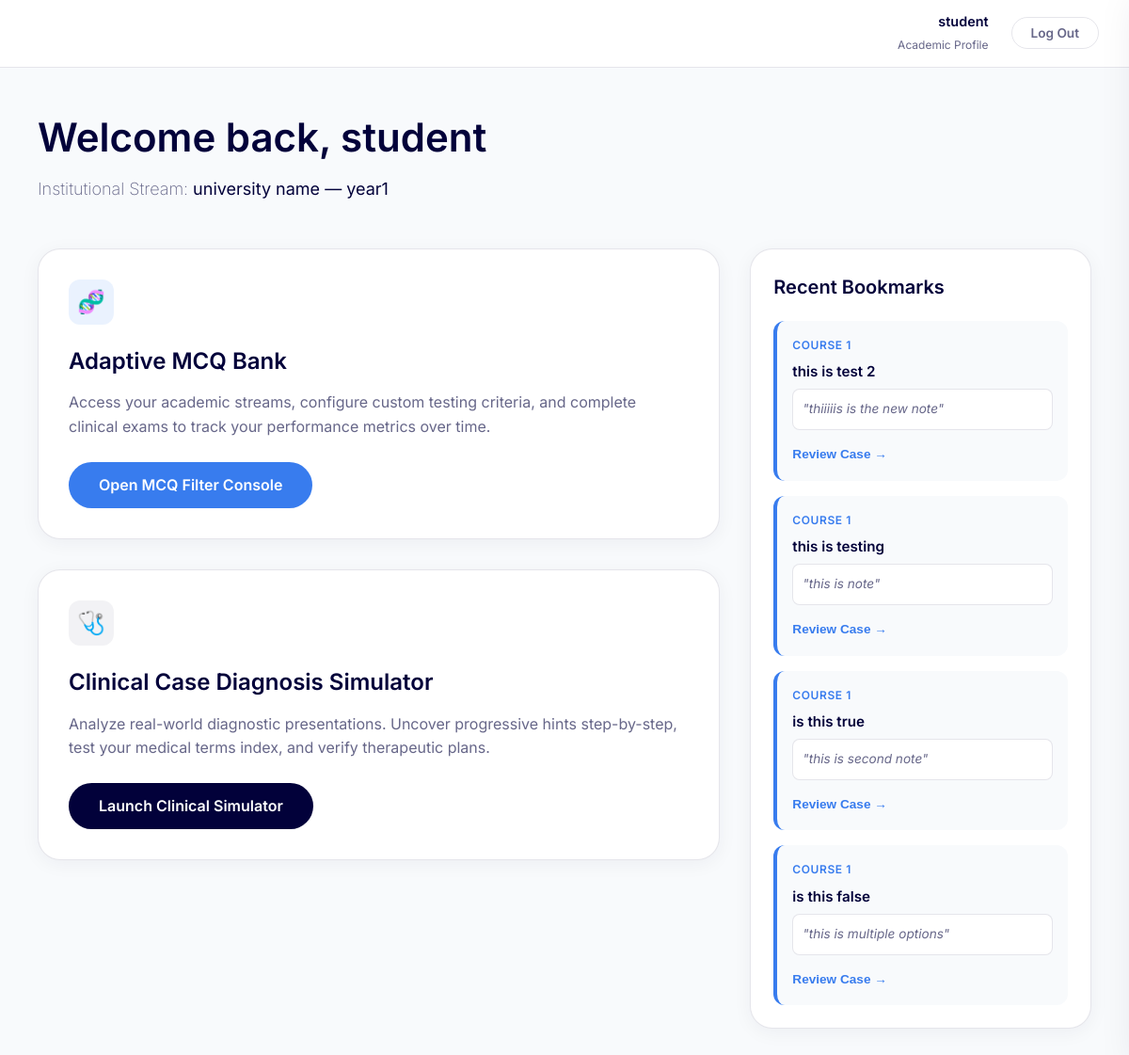
/quiz/ (signed in), run on the app's committed database.
### quiz/models.py (models this page shows, shortened)
class University(models.Model):
    name = models.CharField(
        max_length=150,
        unique=True,
        verbose_name="University Name",
        help_text="Full official name of the university or training hospital."
    )
    class Meta:
        verbose_name = "University"
        verbose_name_plural = "1. Universities"
        ordering = ["name"]

class AcademicYear(models.Model):
    name = models.CharField(
        max_length=50,
        unique=True,
        verbose_name="Academic Year Name",
        help_text="e.g., 'Year 1', 'Year 2', 'Year 3 Prep'."
    )
    class Meta:
        verbose_name = "Academic Year"
        verbose_name_plural = "2. Academic Years"
        ordering = ["name"]

class SavedNote(models.Model):
    user = models.ForeignKey(User, on_delete=models.CASCADE, related_name="saved_notes")
    question = models.ForeignKey(Question, on_delete=models.CASCADE)
    student_note = models.TextField(blank=True, null=True)
    saved_at = models.DateTimeField(auto_now_add=True)
    class Meta:
        verbose_name = "Saved Bookmark"
        verbose_name_plural = "6. Saved Bookmarks"

class Question(models.Model):
    university = models.ForeignKey(University, on_delete=models.CASCADE, related_name="questions")
    academic_year = models.ForeignKey(AcademicYear, on_delete=models.CASCADE, related_name="questions", null=True, blank=True)
    course = models.ForeignKey(Course, on_delete=models.CASCADE, related_name="questions")
    module = models.ForeignKey(Module, on_delete=models.CASCADE, related_name="questions")
    lecture = models.CharField(max_length=200, verbose_name="Lecture Reference Title", db_index=True)
    question_text = models.TextField(verbose_name="Question (English)")
    question_text_fr = models.TextField(blank=True, null=True, verbose_name="Question (French)")
    correct_option = models.CharField(
        max_length=20,
        verbose_name="Correct Option(s)",
        help_text=(
            "Use letters or numbers, separated by commas — case-insensitive. "
            "Examples: 'A', 'a', 'A,C', 'a,c', '1', '1,3'. "
            "A/1 = first option, B/2 = second, C/3 = third, and so on."
        )
    )
    explanation = models.TextField(blank=True, null=True, verbose_name="Explanation (English)")
    explanation_fr = models.TextField(blank=True, null=True, verbose_name="Explanation (French)")
    class Meta:
        verbose_name = "MCQ Question"
        verbose_name_plural = "5. MCQ Questions"

class Course(models.Model):
    university = models.ForeignKey(University, on_delete=models.CASCADE, related_name="courses")
    academic_year = models.ForeignKey(AcademicYear, on_delete=models.CASCADE, related_name="courses", null=True, blank=True)
    name = models.CharField(max_length=150, verbose_name="Course Name")
    class Meta:
        verbose_name = "Course"
        verbose_name_plural = "3. Courses"

### quiz/views.py (the view)
# urls.py: path("", views.dashboard_view, name="dashboard"),
@login_required
def dashboard_view(request):
    try:
        profile = request.user.profile
        user_university = profile.university
        user_year = profile.allowed_year
    except AttributeError:
        return render(request, "quiz/error.html", {"message": "No student profile configuration linked to your profile."})
    saved_bookmarks = (
        SavedNote.objects
        .filter(user=request.user)
        .select_related('question', 'question__course', 'question__module')
        .order_by('-saved_at')[:5]
    )
    context = {
        "profile": profile,
        "user_university": user_university,
        "user_year": user_year,
        "saved_bookmarks": saved_bookmarks,
    }
    return render(request, "quiz/dashboard.html", context)

### quiz/templates/quiz/dashboard.html (shortened to what this page needs)
{% extends "base.html" %}
{% block content %}
<div class="dashboard-container">
  <div style="margin-bottom: 48px;">
    <h1 class="weight-semibold" style="font-size: 42px; margin-bottom: 8px; color: var(--dark-navy);">
      Welcome back, {{ user.first_name|default:user.username }}
    </h1>
    <p class="weight-extralight" style="font-size: 18px; color: var(--text-muted);">
      Institutional Stream: <span class="weight-regular" style="color: var(--dark-navy);">{{ user_university.name }} — {{ user_year.name }}</span>
    </p>
  </div>
  <div style="display: grid; grid-template-columns: 2fr 1fr; gap: 32px; align-items: start;">
    <div style="display: flex; flex-direction: column; gap: 32px;">
      <div class="card-custom">
        <div class="icon-box" style="background: var(--blue-light); color: var(--primary-blue);">🧬</div>
        <h2 class="weight-semibold" style="font-size: 24px; margin: 0 0 12px 0;">Adaptive MCQ Bank</h2>
        <p class="weight-regular" style="color: var(--text-muted); margin: 0 0 24px 0; font-size: 1rem; line-height: 1.6;">
          Access your academic streams, configure custom testing criteria, and complete clinical exams to track your performance metrics over time.
        </p>
        <a href="{% url 'quiz:quiz_config' %}" class="btn-primary-custom">
          Open MCQ Filter Console
        </a>
      </div>
      <div class="card-custom">
        <div class="icon-box" style="background: rgba(2, 1, 58, 0.05); color: var(--dark-navy);">🩺</div>
        <h2 class="weight-semibold" style="font-size: 24px; margin: 0 0 12px 0;">Clinical Case Diagnosis Simulator</h2>
        <p class="weight-regular" style="color: var(--text-muted); margin: 0 0 24px 0; font-size: 1rem; line-height: 1.6;">
          Analyze real-world diagnostic presentations. Uncover progressive hints step-by-step, test your medical terms index, and verify therapeutic plans.
        </p>
        <a href="{% url 'quiz:diagnosis_simulator' %}" class="btn-primary-custom" style="background-color: var(--dark-navy);">
          Launch Clinical Simulator
        </a>
      </div>
    </div>
    <div style="display: flex; flex-direction: column; gap: 32px;">
      <div class="card-custom" style="padding: 24px;">
        <h3 class="weight-semibold" style="font-size: 20px; margin-bottom: 20px; color: var(--dark-navy);">Recent Bookmarks</h3>
        {% if saved_bookmarks %}
          <div style="display: flex; flex-direction: column; gap: 16px;">
            {% for bookmark in saved_bookmarks %}
              <div style="background: var(--bg-light); border-left: 4px solid var(--primary-blue); padding: 16px; border-radius: 12px;">
                <span class="badge-category">
                  {{ bookmark.question.course.name }}
                </span>
                <p class="weight-semibold" style="font-size: 0.95rem; color: var(--dark-navy); margin-bottom: 8px; line-height: 1.4;">
                  {{ bookmark.question.question_text|truncatechars:60 }}
                </p>
                <p class="weight-regular" style="font-size: 0.85rem; color: var(--text-muted); background: var(--white); border: 1px solid var(--border-color); padding: 10px; border-radius: 8px; margin-bottom: 12px; font-style: italic;">
                  "{{ bookmark.student_note|default:'No notes added.' }}"
                </p>
                <button type="button"
                        onclick="openReviewSidebar('{{ bookmark.question.question_text|escapejs }}', '{{ bookmark.question.option_a|escapejs }}', '{{ bookmark.question.option_b|escapejs }}', '{{ bookmark.question.option_c|escapejs }}', '{{ bookmark.question.option_d|escapejs }}', '{{ bookmark.question.correct_option|escapejs }}', '{{ bookmark.question.explanation|escapejs }}', '{{ bookmark.student_note|escapejs }}')"
                        style="background: transparent; border:none; padding: 0; font-size: 0.85rem; font-weight: 600; color: var(--primary-blue); cursor: pointer; display: inline-flex; align-items: center; gap: 6px;">
                  Review Case &rarr;
                </button>
              </div>
            {% endfor %}
          </div>
        {% else %}
          <p class="weight-regular" style="font-size: 0.9rem; color: var(--text-muted); text-align: center; padding: 40px 0;">
            Your saved bookmarks will appear here.
          </p>
        {% endif %}
      </div>
    </div>
  </div>
</div>
{% endblock %}

### quiz/templates/base.html (shortened to what this page needs)
<!DOCTYPE html>
<html lang="en">
<head>
</head>
<body>
  {% if user.is_authenticated %}
  <nav class="navbar">
    <div class="navbar-inner">
      <a href="{% url 'quiz:dashboard' %}" class="nav-logo-link">
        <img src="https://www.image2url.com/r2/default/images/1780838058428-1cc339d4-b537-4b1d-aa0a-5295455779f4.png"
             alt="Vitalia MedQuiz"
             style="height: 160px; width: auto; display: block; object-fit: contain; margin-left: -20px; margin-top: 15px;">
      </a>
      <div style="display: flex; align-items: center; gap: 24px;">
        <div style="text-align: right;">
          <span class="weight-semibold" style="font-size: 0.9rem; display: block; color: var(--dark-navy);">{{ user.username }}</span>
          <span class="weight-regular" style="font-size: 0.75rem; color: var(--text-muted);">Academic Profile</span>
        </div>
        <form action="{% url 'quiz:logout' %}" method="post" style="display: inline;">
          <button type="submit" class="btn btn-logout">Log Out</button>
        </form>
      </div>
    </div>
  </nav>
  {% endif %}
  {% block content %}{% endblock %}
</body>
</html>

### quiz/templates/base.html (style rules this page uses)
:root { --primary-blue: #387CEE; --dark-navy: #02013A; --bg-light: #F8FAFC; --white: #FFFFFF; --text-main: var(--dark-navy); --text-muted: rgba(2, 1, 58, 0.6); --blue-light: rgba(56, 124, 238, 0.1); --border-color: rgba(2, 1, 58, 0.1); --font-family: 'PP Mori', 'Inter', -apple-system, BlinkMacSystemFont, "Segoe UI", Roboto, sans-serif; --r-sm: 8px; --r-md: 12px; --r-lg: 24px; --r-pill: 100px; --shadow-card: 0 4px 20px rgba(2, 1, 58, 0.05); --shadow-btn: 0 8px 24px rgba(56, 124, 238, 0.2); }
*, *::before, *::after { box-sizing: border-box; margin: 0; padding: 0; }
body { font-family: var(--font-family); font-size: 16px; color: var(--text-main); background: var(--bg-light); line-height: 1.6; -webkit-font-smoothing: antialiased; }
.navbar { background: var(--white); border-bottom: 1px solid var(--border-color); position: sticky; top: 0; z-index: 1000; height: 72px; display: flex; align-items: center; }
.navbar-inner { max-width: 1200px; width: 100%; margin: 0 auto; padding: 0 32px; display: flex; align-items: center; justify-content: space-between; }
.nav-logo-link { display: flex; align-items: center; text-decoration: none; }
.btn { display: inline-flex; align-items: center; justify-content: center; font-family: var(--font-family); font-weight: 600; border: none; cursor: pointer; border-radius: var(--r-pill); transition: all 0.2s ease; text-decoration: none; }
.btn-logout { background: transparent; border: 1px solid var(--border-color); color: var(--text-muted); padding: 8px 20px; font-size: 0.85rem; }
.weight-extralight { font-weight: 200; }
.weight-regular { font-weight: 400; }
.weight-semibold { font-weight: 600; }

### quiz/templates/quiz/dashboard.html (style rules this page uses)
:root { --primary-blue: #387CEE; --dark-navy: #02013A; --bg-light: #F8FAFC; --white: #FFFFFF; --text-main: var(--dark-navy); --text-muted: rgba(2, 1, 58, 0.6); --blue-light: rgba(56, 124, 238, 0.1); --green-bg: #ecfdf5; --border-color: rgba(2, 1, 58, 0.1); --font-family: 'PP Mori', 'Inter', -apple-system, BlinkMacSystemFont, "Segoe UI", Roboto, sans-serif; }
.dashboard-container { font-family: var(--font-family); color: var(--text-main); background-color: var(--bg-light); padding: 40px; min-height: 100vh; }
.weight-extralight { font-weight: 200; }
.weight-regular { font-weight: 400; }
.weight-semibold { font-weight: 600; }
.card-custom { background: var(--white); border: 1px solid var(--border-color); border-radius: 24px; padding: 32px; box-shadow: 0 4px 20px rgba(2, 1, 58, 0.05); transition: transform 0.2s ease, box-shadow 0.2s ease; }
.btn-primary-custom { background-color: var(--primary-blue); color: var(--white); padding: 12px 32px; border-radius: 100px; font-weight: 600; text-decoration: none; display: inline-block; transition: opacity 0.2s; border: none; }
.icon-box { width: 48px; height: 48px; border-radius: 12px; display: grid; place-items: center; font-size: 1.5rem; margin-bottom: 20px; }
.badge-category { font-size: 0.75rem; font-weight: 600; color: var(--primary-blue); text-transform: uppercase; letter-spacing: 0.05em; margin-bottom: 8px; display: block; }

### data on the page
University: name "university name"
AcademicYear: name "year1"
SavedNote: question.course.name "COURSE 1", question.question_text "this is test 2", student_note "thiiiiis is the new note"
SavedNote: question.course.name "COURSE 1", question.question_text "this is testing", student_note "this is note"
SavedNote: question.course.name "COURSE 1", question.question_text "is this true", student_note "this is second note"
SavedNote: question.course.name "COURSE 1", question.question_text "is this false", student_note "this is multiple options"

### other printed values
{{ user.username }} "student"
{{ user.first_name|default:user.username }} "student"
